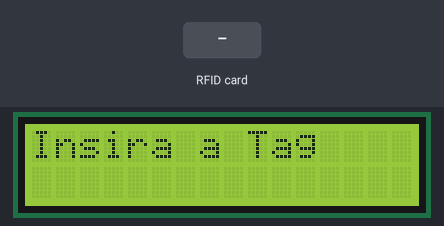
This sketch was run on a simulated Arduino Uno, built with avr-gcc and run on an emulated ATmega328P. On the bench: 16×2 character LCD. The test bench sets the inputs (shaded band). What the sketch prints to the serial monitor is not drawn.

Above: at 1.3 s.
1.4 s: RFID card 5E 7A 19 C4 held to the reader
At 2.7 s:
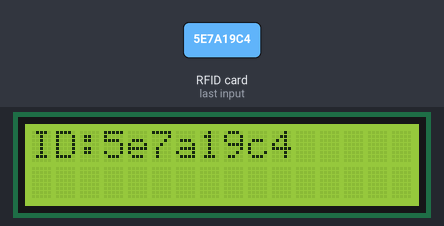
Timing chart, 0 to 4.4 s (numbered marks = the images above; inputs shaded):
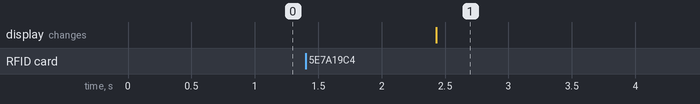

The sketch:

EnviaTagV1.ino
```cpp
//Bibliotecas
#include <SPI.h>
#include <MFRC522.h>
#include <Wire.h>
#include <LiquidCrystal_I2C.h>

//Pinos

#define SS_PIN 10
#define RST_PIN 9


String IDtag = ""; //Variável que armazenará o ID da Tag


void mostra();

String data = "";//envia o ID da tag


MFRC522 RFID(SS_PIN, RST_PIN);    // Cria uma nova instância para o leitor e passa os pinos como parâmetro

LiquidCrystal_I2C lcd(0x27,40,4);


// --- Configurações Iniciais ---
void setup()
{


  lcd.begin(16, 2);              //Inicializa LCD 4x 2
  lcd.init();                 // Inicializando o LCD
  lcd.backlight();

  Serial.begin(9600);             // Inicializa a comunicação Serial
  SPI.begin();                    // Inicializa comunicacao SPI
  RFID.PCD_Init();          // Inicializa o leitor RFID
  mostra();//Mostra data e hora no lcd


}

void loop()
{

  Leitura();  //Chama a função responsável por fazer a leitura das Tag's


}

void Leitura()
{

         IDtag = ""; //Inicialmente IDtag deve estar vazia.

         // Verifica se existe uma Tag presente
         if ( !RFID.PICC_IsNewCardPresent() || !RFID.PICC_ReadCardSerial() )
         {
             delay(150);
             return;
          }


          // Pega o ID da Tag através da função LeitorRFID.uid e Armazena o ID na variável IDtag
          for (byte i = 0; i < RFID.uid.size; i++)
          {
            IDtag.concat(String(RFID.uid.uidByte[i], HEX));
          }


          Serial.println(IDtag);
           delay(1000);


          lcd.clear();
          lcd.print("ID:"+IDtag);
          delay(4000);


          lcd.clear();
          mostra();

}

void mostra()
{


  lcd.print("Insira a Tag");


}
```

Measured:
- after the input at 1.4 s, the display: changes after 1.0 s (image 1)
